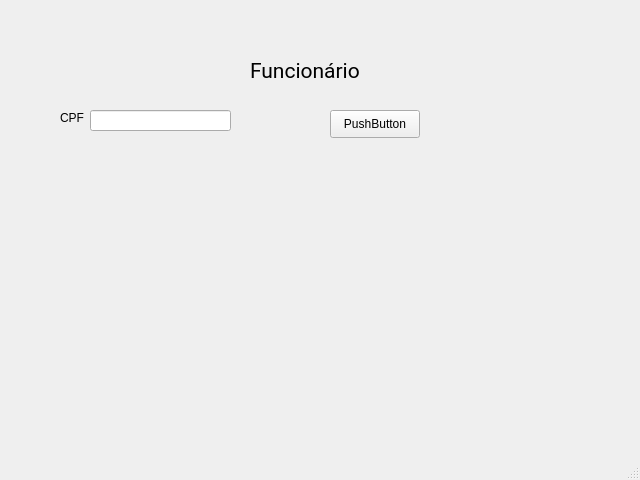
<?xml version="1.0" encoding="UTF-8"?>
<ui version="4.0">
 <class>MainWindow</class>
 <widget class="QMainWindow" name="MainWindow">
  <property name="geometry">
   <rect>
    <x>0</x>
    <y>0</y>
    <width>640</width>
    <height>480</height>
   </rect>
  </property>
  <property name="windowTitle">
   <string>Controle de Estoque</string>
  </property>
  <widget class="QWidget" name="centralwidget">
   <widget class="QLabel" name="label">
    <property name="geometry">
     <rect>
      <x>250</x>
      <y>60</y>
      <width>111</width>
      <height>21</height>
     </rect>
    </property>
    <property name="font">
     <font>
      <family>Roboto</family>
      <pointsize>16</pointsize>
     </font>
    </property>
    <property name="text">
     <string>Funcionário</string>
    </property>
   </widget>
   <widget class="QLabel" name="label_2">
    <property name="geometry">
     <rect>
      <x>60</x>
      <y>110</y>
      <width>31</width>
      <height>16</height>
     </rect>
    </property>
    <property name="text">
     <string>CPF</string>
    </property>
   </widget>
   <widget class="QLineEdit" name="lineEdit">
    <property name="geometry">
     <rect>
      <x>90</x>
      <y>110</y>
      <width>141</width>
      <height>21</height>
     </rect>
    </property>
   </widget>
   <widget class="QPushButton" name="pushButton">
    <property name="geometry">
     <rect>
      <x>330</x>
      <y>110</y>
      <width>90</width>
      <height>28</height>
     </rect>
    </property>
    <property name="text">
     <string>PushButton</string>
    </property>
   </widget>
  </widget>
  <widget class="QStatusBar" name="statusbar"/>
 </widget>
 <resources/>
 <connections/>
</ui>
